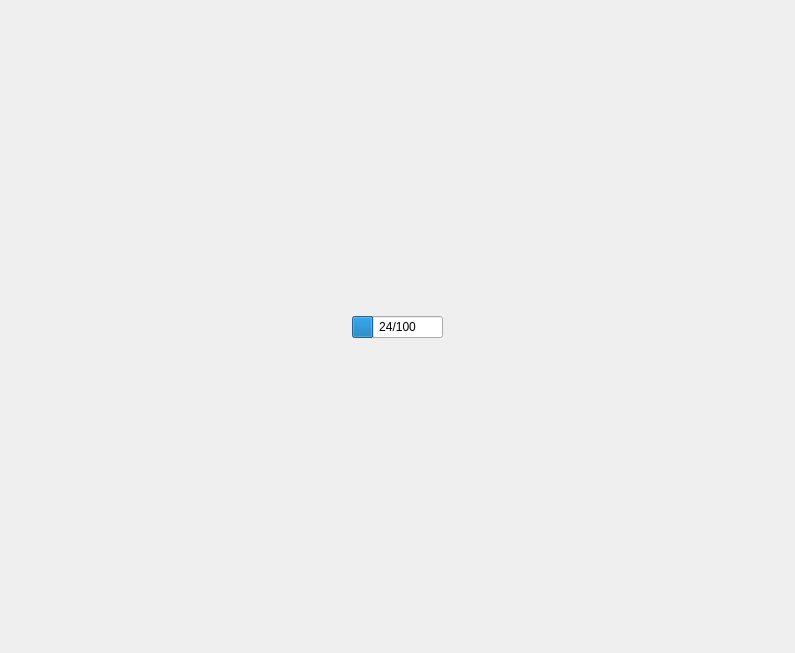
<?xml version="1.0" encoding="UTF-8"?>
<ui version="4.0">
 <class>LoadingIndicator</class>
 <widget class="QWidget" name="LoadingIndicator">
  <property name="geometry">
   <rect>
    <x>0</x>
    <y>0</y>
    <width>795</width>
    <height>653</height>
   </rect>
  </property>
  <layout class="QGridLayout" name="gridLayout">
   <item row="1" column="0" alignment="Qt::AlignmentFlag::AlignHCenter">
    <widget class="QProgressBar" name="progressBar">
     <property name="value">
      <number>24</number>
     </property>
     <property name="textVisible">
      <bool>true</bool>
     </property>
     <property name="format">
      <string>%v/%m</string>
     </property>
    </widget>
   </item>
   <item row="2" column="0">
    <spacer name="verticalSpacer">
     <property name="orientation">
      <enum>Qt::Orientation::Vertical</enum>
     </property>
     <property name="sizeHint" stdset="0">
      <size>
       <width>20</width>
       <height>40</height>
      </size>
     </property>
    </spacer>
   </item>
   <item row="0" column="0">
    <spacer name="verticalSpacer_2">
     <property name="orientation">
      <enum>Qt::Orientation::Vertical</enum>
     </property>
     <property name="sizeHint" stdset="0">
      <size>
       <width>20</width>
       <height>40</height>
      </size>
     </property>
    </spacer>
   </item>
  </layout>
 </widget>
 <resources/>
 <connections/>
</ui>
